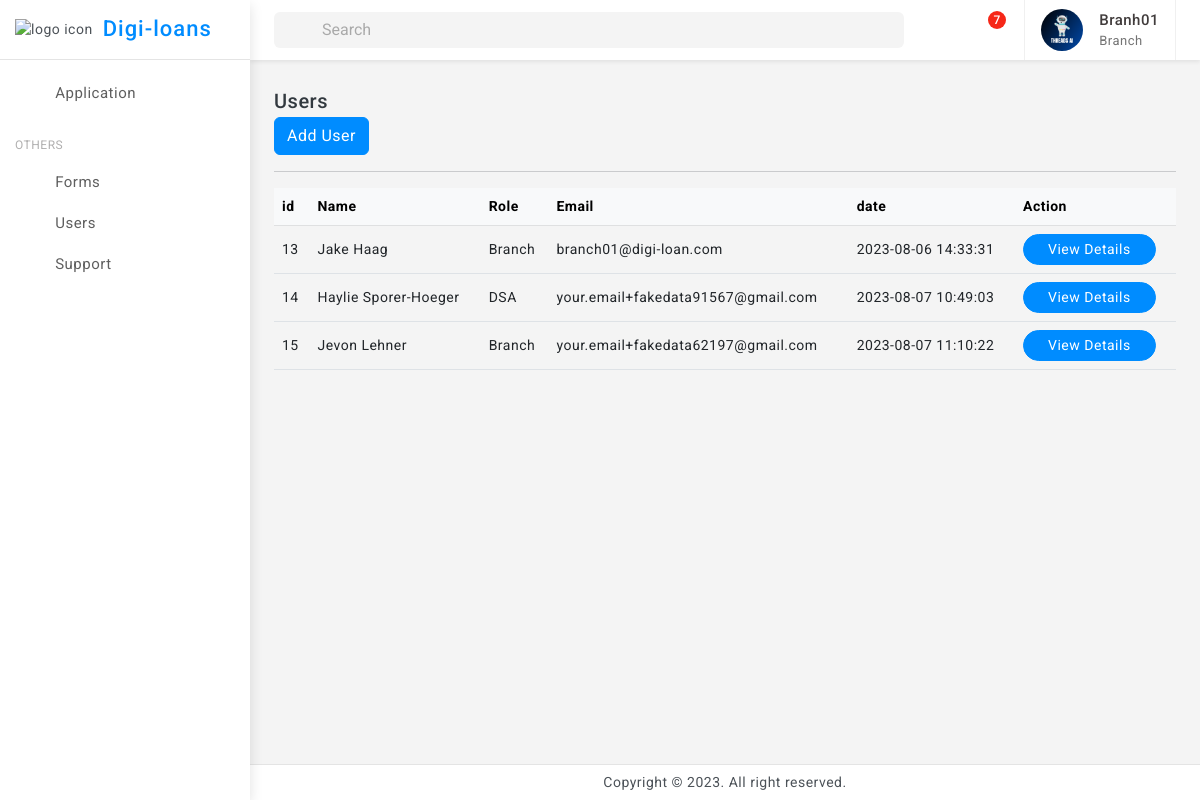
Page /users (signed in) on the committed database.
### tables this page shows
CREATE TABLE Roles (
                role_id INTEGER PRIMARY KEY,
                role_name TEXT NOT NULL,
                created_time TIMESTAMP DEFAULT CURRENT_TIMESTAMP,
                updated_time TIMESTAMP DEFAULT CURRENT_TIMESTAMP
            );

CREATE TABLE "Users" (
	"user_id"	INTEGER,
	"email"	TEXT NOT NULL,
	"password"	TEXT NOT NULL,
	"role_id"	INTEGER,
	"full_name"	TEXT,
	"date_of_birth"	TEXT,
	"address"	TEXT,
	"phone_number"	TEXT,
	"created_time"	TIMESTAMP DEFAULT CURRENT_TIMESTAMP,
	"updated_time"	TIMESTAMP DEFAULT CURRENT_TIMESTAMP,
	"approved"	INTEGER,
	"createdBy"	INTEGER,
	"branchBy"	INTEGER,
	PRIMARY KEY("user_id"),
	FOREIGN KEY("branchBy") REFERENCES "Users"("user_id")
);

### flask_app.py (the view)
@app.route('/users')
def admin_users():
    user_id=session["user"][0]
    role_id=session["role"][0]
    if(role_id==1):
        users = get_users_super_admin()
    elif (role_id==2):
        users=get_users_sub_admin()
    elif (role_id==3):
        users=get_branch_users_branchdBy(user_id)
    final_users = [tuple(user) + (get_role(user[3])[1],get_user_image(user[0])) for user in users]
    print(final_users)
    return render_template("users_list.html",users=final_users)

### databse/db_service.py (called while the page is built)
def connect_db():
    return sqlite3.connect('databse/digi_loans.db')

def get_role(role_id):
    conn = connect_db()
    cursor = conn.cursor()
    try:
        cursor.execute('SELECT * FROM Roles WHERE role_id = ?', (role_id,))
        role = cursor.fetchone()
        conn.close()
        return role
    except sqlite3.Error as e:
        print("Error getting role:", e)
        conn.close()
        return None

def get_user_image(user_id):
    try:
        conn = connect_db()
        cursor = conn.cursor()
        cursor.execute('SELECT * FROM UserProfile WHERE user_id = ?', (user_id,))
        result = cursor.fetchone()  # Fetch one row, assuming you want to retrieve a single user's image data
        conn.commit()
        print("got image result for ",user_id," : ",result)
        return result  # Return the fetched result
    except sqlite3.Error as e:
        print("Error get_user_image:", e)
        if conn:
            conn.rollback()
        return None  # Return None to indicate an error

def get_branch_users_branchdBy(branch_id):
    conn = connect_db()
    cursor = conn.cursor()
    try:
        cursor.execute('''
            SELECT * FROM Users WHERE role_id > 2 AND branchBy = ?
        ''', (branch_id,))
        users = cursor.fetchall()
        conn.close()
        return users
    except sqlite3.Error as e:
        print("Error get_branch_users_branchdBy :", e)
        conn.close()
        return None

### templates/users_list.html (shortened to what this page needs)
{% extends 'base.html' %}
{% block content %}
<div class="page-wrapper">
	<div class="page-content">
<div class="card-body">
    <div class="d-flex align-items-center">
        <div>
            <h5 class="mb-0">Users</h5>
        </div>
        <div class="font-22 ms-auto"><i class="bx bx-dots-horizontal-rounded"></i>
        </div>
    </div>
    <div class="ms-auto">
        <div class="btn-group">
            <a href="{{url_for('adduser')}}" class="btn btn-primary">Add User</a>
    </div>
    <hr>
    <div class="table-responsive">
        <table class="table align-middle mb-0">
            <thead class="table-light">
                <tr>
                    <th>id</th>
                    <th>Name</th>
                    <th>Role</th>
                    <th>Email</th>
                    <th>date</th>
                    <th>Action</th>
                </tr>
            </thead>
            <tbody>
                {%for user in users %}
                <tr>
                    <td>{{ user[0] }}</td>
                    <td>{{ user[4]}}</td>
                    <td>{{ user[13]}}</td>
                    <td>{{ user[1]}}</td>
                    <td>{{ user[8]}}</td>
                    <td>
                        <button type="button" class="btn btn-primary btn-sm radius-30 px-4" data-bs-toggle="modal" data-bs-target="#exampleScrollableModal_{{ user[0] }}">View Details</button>
                    </td>
                </tr>
                {% endfor %}
            </tbody>
        </table>
    </div>
</div>
</div>
</div>
{% endblock %}

### templates/base.html (shortened to what this page needs)
<!doctype html>
<html lang="en">
<head>
	<link href="{{ url_for('static', filename='assets/plugins/vectormap/jquery-jvectormap-2.0.2.css') }}" rel="stylesheet"/>
	<link href="{{ url_for('static', filename='assets/plugins/simplebar/css/simplebar.css') }}" rel="stylesheet" />
	<link href="{{ url_for('static', filename='assets/plugins/perfect-scrollbar/css/perfect-scrollbar.css') }}" rel="stylesheet" />
	<link href="{{ url_for('static', filename='assets/plugins/metismenu/css/metisMenu.min.css') }}" rel="stylesheet"/>
	<link href="{{ url_for('static', filename='assets/plugins/datatable/css/dataTables.bootstrap5.min.css') }}" rel="stylesheet" />
	<link href="{{ url_for('static', filename='assets/css/pace.min.css') }}" rel="stylesheet"/>
	<link href="{{ url_for('static', filename='assets/css/bootstrap.min.css') }}" rel="stylesheet">
	<link href="{{ url_for('static', filename='assets/css/bootstrap-extended.css') }}" rel="stylesheet">
	<link href="{{ url_for('static', filename='assets/css/app.css') }}" rel="stylesheet">
	<link href="{{ url_for('static', filename='assets/css/icons.css') }}" rel="stylesheet">
	<link rel="stylesheet" href="{{ url_for('static', filename='assets/css/dark-theme.css') }}"/>
	<link rel="stylesheet" href="{{ url_for('static', filename='assets/css/semi-dark.css') }}"/>
	<link rel="stylesheet" href="{{ url_for('static', filename='assets/css/header-colors.css') }}"/>
</head>
<body>
	<div class="wrapper">
		<div class="sidebar-wrapper" data-simplebar="true">
			<div class="sidebar-header">
				<div>
					<img src="{{ url_for('static', filename='assets/images/logo-icon.png') }}" class="logo-icon" alt="logo icon">
				</div>
				<div>
					<h4 class="logo-text">Digi-loans</h4>
				</div>
				<div class="toggle-icon ms-auto"><i class='bx bx-arrow-back'></i>
				</div>
			 </div>
			<ul class="metismenu" id="menu">
				<li>
					<a href="{{ url_for('all_applications') }}" >
						<div class="parent-icon"><i class="bx bx-category"></i>
						</div>
						<div class="menu-title">Application</div>
					</a>
				</li>
				<li class="menu-label">Others</li>
				<li>
					<a href="{{ url_for('admin_forms') }}" >
						<div class="parent-icon"><i class='bx bx-cookie'></i>
						</div>
						<div class="menu-title">Forms</div>
					</a>
				</li>
				<li>
					<a href="{{ url_for('admin_users') }}" >
						<div class="parent-icon"><i class='bx bx-user'></i>
						</div>
						<div class="menu-title">Users</div>
					</a>
				</li>
				<li>
					<a href="http://digi-loans.com/" target="_blank">
						<div class="parent-icon"><i class="bx bx-support"></i>
						</div>
						<div class="menu-title">Support</div>
					</a>
				</li>
			</ul>
		</div>
		<header>
			<div class="topbar d-flex align-items-center">
				<nav class="navbar navbar-expand gap-3">
					  <div class="position-relative search-bar d-lg-block d-none" data-bs-toggle="modal" data-bs-target="#SearchModal">
						<input class="form-control px-5" disabled type="search" placeholder="Search">
						<span class="position-absolute top-50 search-show ms-3 translate-middle-y start-0 top-50 fs-5"><i class='bx bx-search'></i></span>
					  </div>
					  <div class="top-menu ms-auto">
						<ul class="navbar-nav align-items-center gap-1">
							<li class="nav-item dark-mode d-none d-sm-flex">
								<a class="nav-link dark-mode-icon" href="javascript:;"><i class='bx bx-moon'></i>
								</a>
							</li>
							<li class="nav-item dropdown dropdown-large">
								<a class="nav-link dropdown-toggle dropdown-toggle-nocaret position-relative" href="#" data-bs-toggle="dropdown"><span class="alert-count">7</span>
									<i class='bx bx-bell'></i>
								</a>
							</li>
						</ul>
					</div>
					<div class="user-box dropdown px-3">
						<a class="d-flex align-items-center nav-link dropdown-toggle gap-3 dropdown-toggle-nocaret" href="#" role="button" data-bs-toggle="dropdown" aria-expanded="false">
							{% if session['image'] %}
							<img src="{{ url_for('static', filename=session['image'][2]) }}" class="user-img" alt="user avatar">
							{% endif %}
							<div class="user-info">
								<p class="user-name mb-0">{{session['user'][4]}}</p>
								<p class="designattion mb-0">{{session['role'][1]}}</p>
							</div>
						</a>
					</div>
				</nav>
			</div>
		</header>
		{% block content %}{% endblock %}
		<footer class="page-footer">
			<p class="mb-0">Copyright © 2023. All right reserved.</p>
		</footer>
	</div>
</body>
</html>

### static/assets/css/app.css (style rules this page uses)
body { font-size: 14px; color: #4c5258; letter-spacing: .5px; background: #f4f4f4; overflow-x: hidden; font-family: Roboto, sans-serif }
a { text-decoration: none }
.wrapper { width: 100%; position: relative }
.sidebar-wrapper { width: 250px; height: 100%; position: fixed; top: 0; bottom: 0; left: 0; background: #fff; border-right: 0 solid #e4e4e4; z-index: 11; box-shadow: 0 .3rem .8rem rgba(0, 0, 0, .12); transition: all .2s ease-out }
.sidebar-header { width: 250px; height: 60px; display: flex; align-items: center; position: fixed; top: 0; bottom: 0; padding: 0 15px; z-index: 5; background: #fff; background-clip: padding-box; border-bottom: 1px solid #e4e4e4 }
.logo-icon { width: 30px }
.logo-text { font-size: 22px; margin-left: 10px; margin-bottom: 0; letter-spacing: 1px; color: #008cff; }
.toggle-icon { font-size: 22px; cursor: pointer; color: #008cff }
.topbar { position: fixed; top: 0; left: 250px; right: 0; height: 60px; background: #fff; border-bottom: 1px solid rgb(228 228 228 / 0%); z-index: 10; -webkit-box-shadow: 0 .125rem .25rem rgba(0, 0, 0, .075); box-shadow: 0 .125rem .25rem rgba(0, 0, 0, .075); }
.topbar .navbar { width: 100%; height: 60px; padding-left: 1.5rem; padding-right: 1.5rem; }
.page-wrapper { height: 100%; margin-top: 60px; margin-bottom: 30px; margin-left: 250px }
.page-content { padding: 1.5rem 1.5rem 0.7rem 1.5rem }
.page-footer { background: #fff; left: 250px; right: 0; bottom: 0; position: fixed; text-align: center; padding: 7px; font-size: 14px; border-top: 1px solid #e4e4e4; z-index: 3 }
.sidebar-wrapper ul { padding: 0; margin: 0; list-style: none; background: 0 0 }
.sidebar-wrapper .metismenu { background: 0 0; display: -webkit-box; display: -ms-flexbox; display: flex; padding: 10px; margin-top: 60px; -webkit-box-orient: vertical; -webkit-box-direction: normal; -ms-flex-direction: column; flex-direction: column }
.sidebar-wrapper .metismenu li+li { margin-top: 5px }
.sidebar-wrapper .metismenu li:first-child { margin-top: 5px }
.sidebar-wrapper .metismenu li:last-child { margin-bottom: 5px }
.sidebar-wrapper .metismenu>li { display: -webkit-box; display: -ms-flexbox; display: flex; -webkit-box-orient: vertical; -webkit-box-direction: normal; -ms-flex-direction: column; flex-direction: column; position: relative }
.sidebar-wrapper .metismenu a { position: relative; display: flex; align-items: center; justify-content: left; padding: 6px 16px; font-size: 15px; color: #5f5f5f; outline-width: 0; text-overflow: ellipsis; overflow: hidden; letter-spacing: .5px; border-radius: 0.25rem; transition: all .3s ease-out }
.sidebar-wrapper .metismenu a .parent-icon { font-size: 24px; line-height: 1 }
.sidebar-wrapper .metismenu a .menu-title { margin-left: 10px }
.menu-label { padding: 20px 15px 5px 5px; color: #b0afaf; text-transform: uppercase; font-size: 12px; letter-spacing: .5px }
.font-22 { font-size: 22px }
.radius-30 { border-radius: 30px }
input::placeholder { color: #000!important; opacity: .3!important }
.topbar .navbar .navbar-nav .nav-item { display: flex; align-items: center; justify-content: center; width: auto; height: 60px; }
.topbar .navbar .navbar-nav .nav-link { color: #212529; font-size: 22px; border-radius: 50%; display: flex; align-items: center; justify-content: center; width: 42px; height: 42px; transition: 0.3s cubic-bezier(0.075, 0.82, 0.165, 1); }
.dropdown-toggle-nocaret:after { display: none }
.alert-count { position: absolute; top: 2px; left: 22px; width: 18px; height: 18px; display: flex; align-items: center; justify-content: center; border-radius: 50%; font-size: 12px; font-weight: 500; color: #fff; background: #f62718 }
.user-img { width: 42px; height: 42px; border-radius: 50%; border: 0 solid #e5e5e5; padding: 0; }
.user-info .user-name { font-size: 15px; font-weight: 500; color: #413c3c }
.user-info .designattion { font-size: 13px; color: #747474 }
.user-box { display: flex; align-items: center; height: 60px; border-left: 1px solid #f0f0f0; border-right: 1px solid #f0f0f0; }
.dropdown-large { position: relative }
.search-bar { width: 100%; cursor: pointer; }
.search-bar input[disabled] { cursor: pointer; background-color: #f4f4f4; border: 0; }

### rows in the picture
Roles: role_name "Branch", role_name "Branch" "Branch"
Users: full_name "Jake Haag", email "branch01@digi-loan.com", created_time "2023-08-06 14:33:31"
Users: full_name "Haylie Sporer-Hoeger", email "your.email+fakedata91567@gmail.com", created_time "2023-08-07 10:49:03"
Roles: role_name "DSA"
Users: full_name "Jevon Lehner", email "your.email+fakedata62197@gmail.com", created_time "2023-08-07 11:10:22"

### other values in the picture
{{ session['user'][4] }} "Branh01"
{{ user[0] }} "13" "14" "15"
